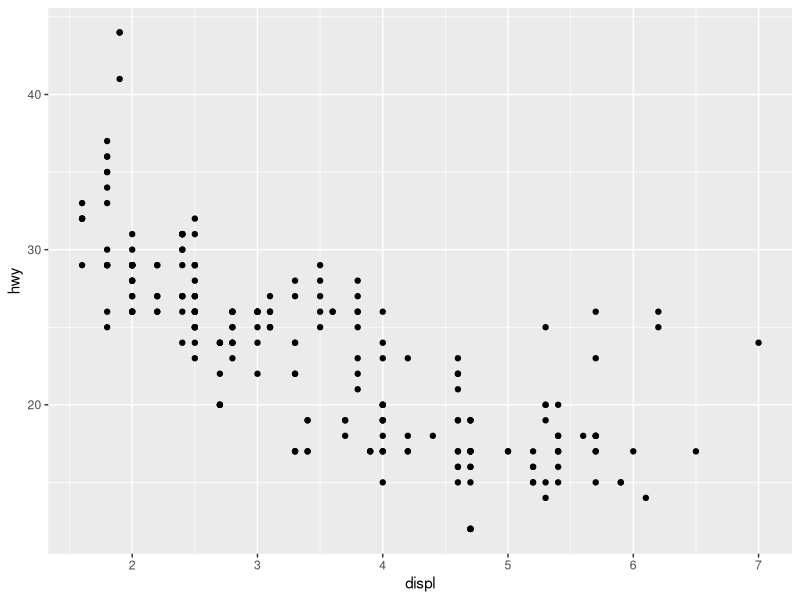
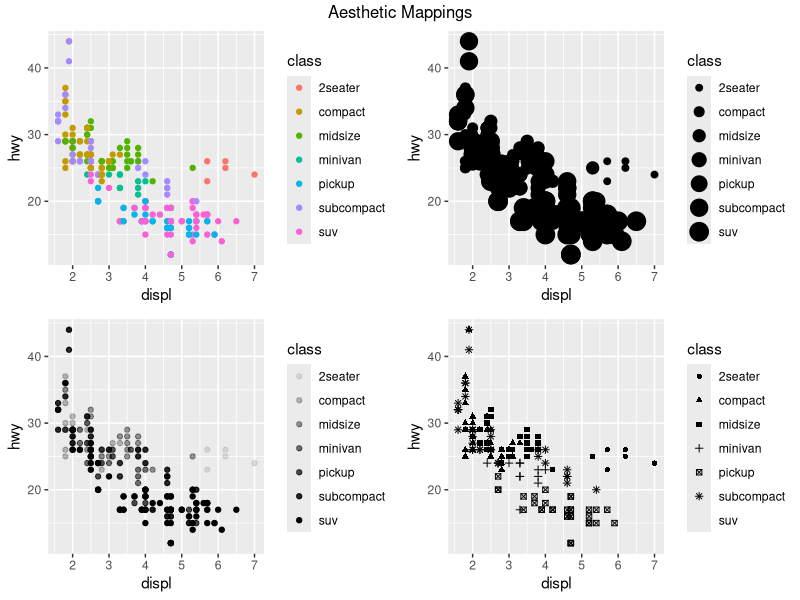
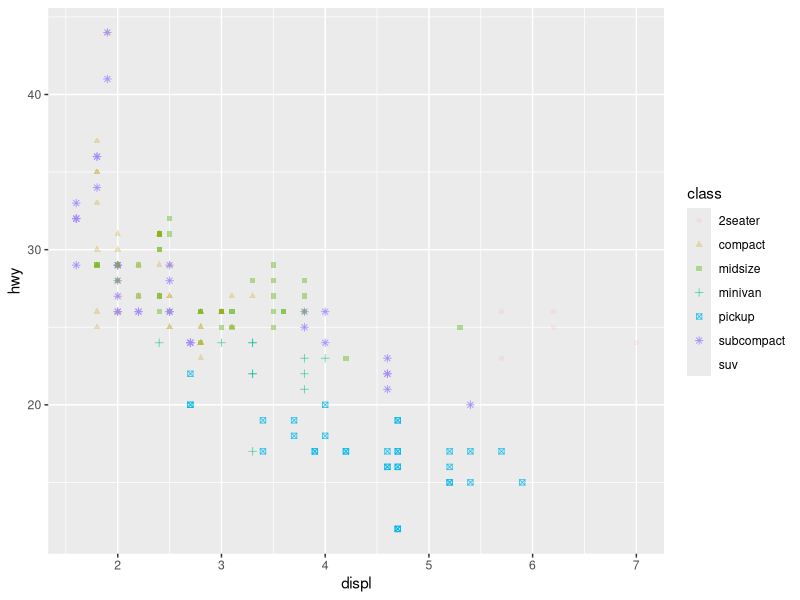
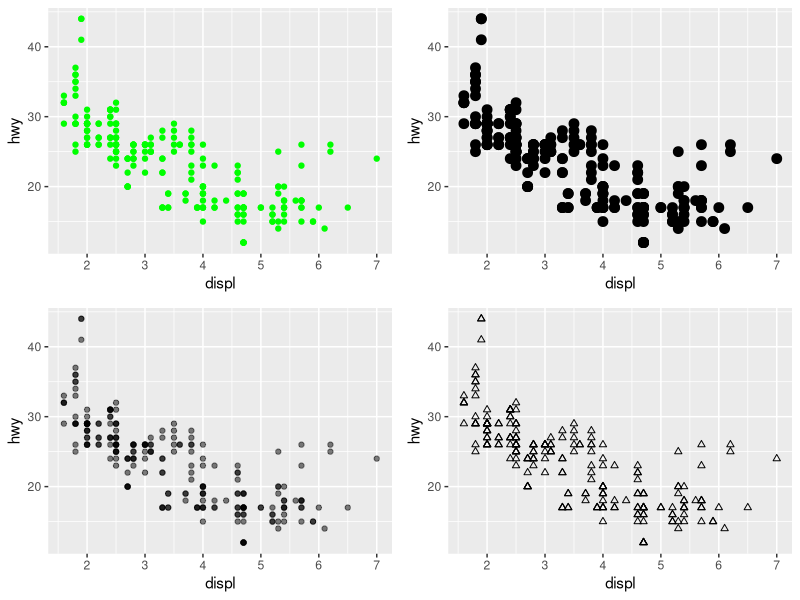
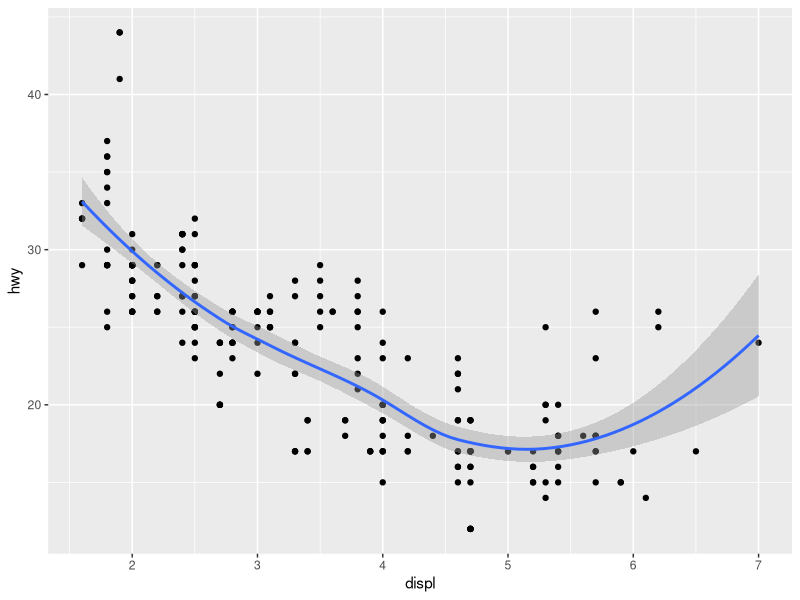
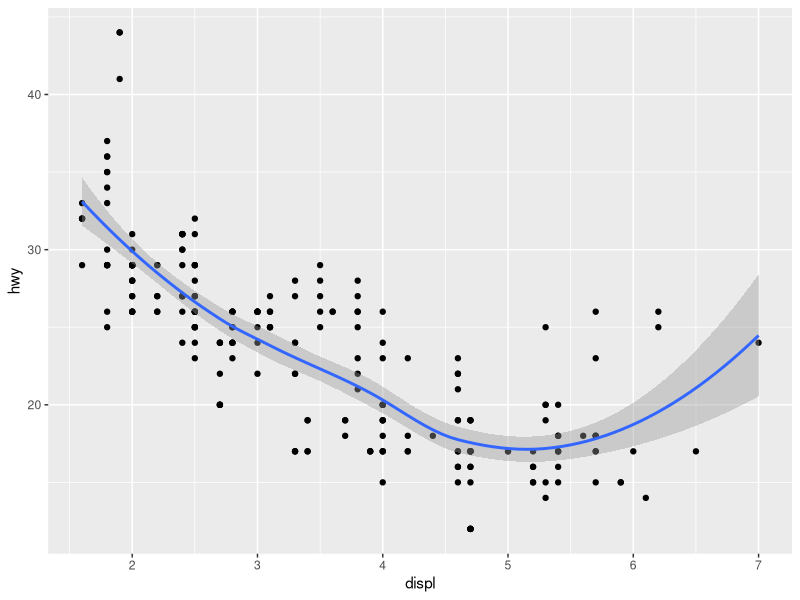

R code for these plots, in order:
## ---- chunk 1
knitr::opts_chunk$set(warning=FALSE, message=FALSE)
## ---- chunk 2
#import library
library(ggplot2)

#create base plot with inluded mpg dataset
ggplot(data = mpg) +
  geom_point(mapping = aes(x = displ, y = hwy))
## ---- chunk 3
par(mfrow=c(2,2))
#color aesthetic mapping
p1 <- ggplot(data = mpg) +
  geom_point(mapping = aes(x = displ, y = hwy, color = class)) 

#size aesthetic mapping
p2 <-ggplot(data = mpg) +
  geom_point(mapping = aes(x = displ, y = hwy, size = class)) 

#transparency aesthetic mapping
p3 <- ggplot(data = mpg) +
  geom_point(mapping = aes(x = displ, y = hwy, alpha = class)) 

#point shape aesthetic mapping
p4 <- ggplot(data = mpg) +
  geom_point(mapping = aes(x = displ, y = hwy, shape = class)) 
## ---- chunk 4
library(grid)
library(gridExtra)
grid.arrange(p1, p2, p3, p4, ncol=2, top="Aesthetic Mappings")
## ---- chunk 5
#color aesthetic mapping
ggplot(data = mpg) +
  geom_point(mapping = aes(x = displ, y = hwy, 
                           color = class, alpha = class, shape = class))
## ---- chunk 6
#color aesthetic mapping
p1 <- ggplot(data = mpg) +
  geom_point(mapping = aes(x = displ, y = hwy), color = 'green')

#size aesthetic mapping
p2 <-ggplot(data = mpg) +
  geom_point(mapping = aes(x = displ, y = hwy), size = 3) 

#transparency aesthetic mapping
p3 <- ggplot(data = mpg) +
  geom_point(mapping = aes(x = displ, y = hwy), alpha = 0.5)

#point shape aesthetic mapping
p4 <- ggplot(data = mpg) +
  geom_point(mapping = aes(x = displ, y = hwy), shape = 2)

library(grid)
library(gridExtra)
grid.arrange(p1, p2, p3, p4, ncol=2)
## ---- chunk 7
ggplot(data = mpg) +
  geom_point(mapping = aes(x = displ, y = hwy)) +
  geom_smooth(mapping = aes(x = displ, y= hwy))
## ---- chunk 8
ggplot(data = mpg, mapping = aes(x = displ, y = hwy)) +
  geom_point() +
  geom_smooth()
